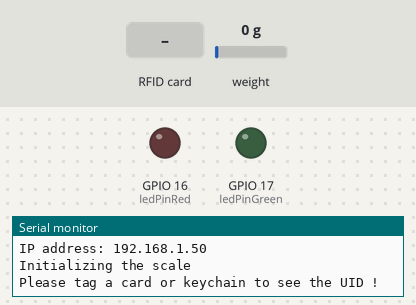
Recording of a sketch running on a simulated ESP32. Parts: output pins drawn as LEDs (lit = HIGH), the last lines printed to the serial monitor. The inputs (shaded band) are chosen by the test bench; at power-on: weight on the scale 0 g. WiFi joins after 1.5 s; servers stay silent unless stated; uploads are accepted with an empty reply.

Above: at 4.2 s.
4.3 s: RFID card 01 23 45 67 89 held to the reader
At 7.8 s:
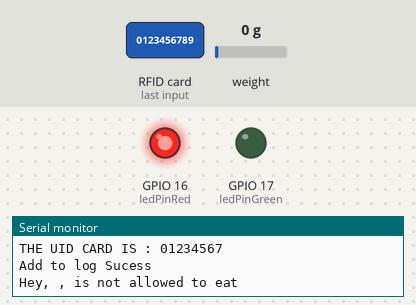
Timing chart, 0 to 12.5 s (numbered marks = the images above; inputs shaded):
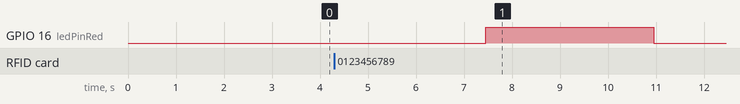

Measured:
- after the input at 4.3 s, GPIO 16 (ledPinRed): LOW → HIGH after 3.2 s, → LOW 3.5 s later

The sketch:

Esp32-php-sql.ino
```cpp
#include <HTTPClient.h>
#include <SPI.h>
#include <MFRC522.h>
#include <WiFiManager.h>
#include "HX711.h"

//------------------------RFID-------------------------------------------------------------------------
#define SS_PIN 21  //--> SDA / SS is connected to pinout D2
#define RST_PIN 22  //--> RST is connected to pinout D1

MFRC522 mfrc522(SS_PIN, RST_PIN);  //--> Create MFRC522 instance.


// -----------------------------------HX711 circuit wiring---------------------------------------------------

const int LOADCELL_DOUT_PIN = 25;
const int LOADCELL_SCK_PIN = 26;
HX711 scale;


//----------------------------------------SSID and Password of your WiFi router-------------------------------------------------------------------------------------------------------------//

const char* ssid = "cat_feeder";
const char* password = "0123456789";
WiFiManager wm;
//-----------------------------------------------Global Parameter----------------------------------------------------------------------------------------------------------------------------//


int readsuccess;
byte readcard[4];
char str[32] = "";
String StrUID;
const int ledPinGreen = 17;
const int ledPinRed = 16;
//-----------------------------------------------------------------------------------------------SETUP--------------------------------------------------------------------------------------//
void setup() {
  Serial.begin(115200); //--> Initialize serial communications with the PC
  SPI.begin();      //--> Init SPI bus
  mfrc522.PCD_Init(); //--> Init MFRC522 card
  delay(500);


//---------------------------WIFI Setting -----------------------------------------------------------

 WiFi.mode(WIFI_STA);
  delay(1000);
  Serial.println("\n");
  if(!wm.autoConnect(ssid, password))
    Serial.println("Error connexion!");
  else
    Serial.println("Connexion Success!");

  Serial.print("IP address: ");
  Serial.println(WiFi.localIP());


//--------------------------------------Scale Hx711------------------------------------------------------

  Serial.println("Initializing the scale");
  scale.begin(LOADCELL_DOUT_PIN, LOADCELL_SCK_PIN);


///---------------------------------led----------------------------------------------------------------------
pinMode (ledPinGreen, OUTPUT);
pinMode (ledPinRed, OUTPUT);

//-------------------------------------continue -------------------------------------------------------------

  Serial.println("Please tag a card or keychain to see the UID !");
  Serial.println("");
}

void loop() {

//----------------Wifi Reset------------------------------------------------------------------------------------------------------------------------------------------------------

  // //Dans cet exemple j'utilise la broche tactile D4 pour faire un reset des paramètres de connexion.
  // if(touchRead(T0) < 50)
  // {
  //   Serial.println("delete setting and restart...");
  //   wm.resetSettings();
  //   ESP.restart();
  // }

//-----------------End Wifi Reset------------------------------------------------------------------------------------------------------------------------------------------

  readsuccess = getid();

  if(readsuccess) {
    HTTPClient http;    //Declare  HTTPClient

    String UIDresultSend, postData,weight;
    UIDresultSend = StrUID;

    postData = "tag=" + UIDresultSend;
    Serial.println(UIDresultSend+"\n");
//----------------------------------------------------HX7111 Loop----------------------------------------------------------------
   scale.set_scale(2280.f);// this value is obtained by calibrating the scale with known weights; see the README for details
   scale.tare();                // reset the scale to 0
   scale.power_down(); // put the ADC in sleep mode
   delay(40);
   scale.power_up();


  //-----------------------------------------------------------Insert log --------------------------------------------------

    postData=postData+"&weight="+(0.454 * scale.get_units(15), 10);
    http.begin("https://meiitarmoodin.com/cat/add.php");  //Specify request destination
    http.addHeader("Content-Type", "application/x-www-form-urlencoded"); //Specify content-type header

    http.POST(postData);   //Send the request
    String payload = http.getString();    //Get the response payload
    Serial.println(payload);    //Print request response payload
//
  Serial.println("Add to log Sucess");
    http.end();  //Close connection


//--------------------------------------------------------NAME OF CAT ----------------------------------

    http.begin("https://meiitarmoodin.com/cat/namecat.php");  //Specify request destination
    http.addHeader("Content-Type", "application/x-www-form-urlencoded"); //Specify content-type header
    http.POST(postData);   //Send the request
    payload = http.getString();    //Get the response payload


  int booll=0;

  if(payload=="\"{\\\"no sucess\\\": \\\"false\\\"}\""){
    booll=1;
    Serial.println("No name");
  }else{
        Serial.print("Hey, ");    //Print request response payload
        Serial.print(payload);
  }


//---------------------------------VERIF INFORMATION-------------------------------------------------


  if (booll==0){
    http.begin("https://meiitarmoodin.com/cat/verif.php");  //Specify request destination
    http.addHeader("Content-Type", "application/x-www-form-urlencoded"); //Specify content-type header
    http.POST(postData);   //Send the request
    payload = http.getString();    //Get the response payload
    http.end();  //Close connection
  }


    int numberOne = 1;

    if (payload.toInt() == numberOne && (booll==0) ) {
      Serial.print(", is allowed to eat");

       digitalWrite (ledPinGreen, HIGH);  // turn on the LED
       delay(3500); // wait for half a second or 500 milliseconds
       digitalWrite (ledPinGreen, LOW); // turn off the LED
       delay(500);  // wait for half a second or 500 milliseconds

    }else if (booll==1){
        Serial.print(", is not a part of our cat");
      digitalWrite (ledPinRed, HIGH);  // turn on the LED
       delay(3500); // wait for half a second or 500 milliseconds
       digitalWrite (ledPinRed, LOW); // turn off the LED
       delay(500);  // wait for half a second or 500 milliseconds

 }else {
  Serial.print(", is not allowed to eat");
      digitalWrite (ledPinRed, HIGH);  // turn on the LED
       delay(3500); // wait for half a second or 500 milliseconds
       digitalWrite (ledPinRed, LOW); // turn off the LED
       delay(500);  // wait for half a second or 500 milliseconds

 }


    delay(500);

}
}


//----------------------------------------Procedure for reading and obtaining a UID from a card or keychain---------------------------------------------------------------------------------//
int getid() {
  if(!mfrc522.PICC_IsNewCardPresent()) {
    return 0;
  }
  if(!mfrc522.PICC_ReadCardSerial()) {
    return 0;
  }


  Serial.print("\nTHE UID CARD IS : ");

  for(int i=0;i<6;i++){
    readcard[i]=mfrc522.uid.uidByte[i]; //storing the UID of the tag in readcard
    array_to_string(readcard, 4, str);
    StrUID = str;
  }
  mfrc522.PICC_HaltA();
  return 1;
}


//----------------------------------------Procedure to change the result of reading an array UID into a string------------------------------------------------------------------------------//
void array_to_string(byte array[], unsigned int len, char buffer[]) {
    for (unsigned int i = 0; i < len; i++)
    {
        byte nib1 = (array[i] >> 4) & 0x0F;
        byte nib2 = (array[i] >> 0) & 0x0F;
        buffer[i*2+0] = nib1  < 0xA ? '0' + nib1  : 'A' + nib1  - 0xA;
        buffer[i*2+1] = nib2  < 0xA ? '0' + nib2  : 'A' + nib2  - 0xA;
    }
    buffer[len*2] = '\0';
}
```
